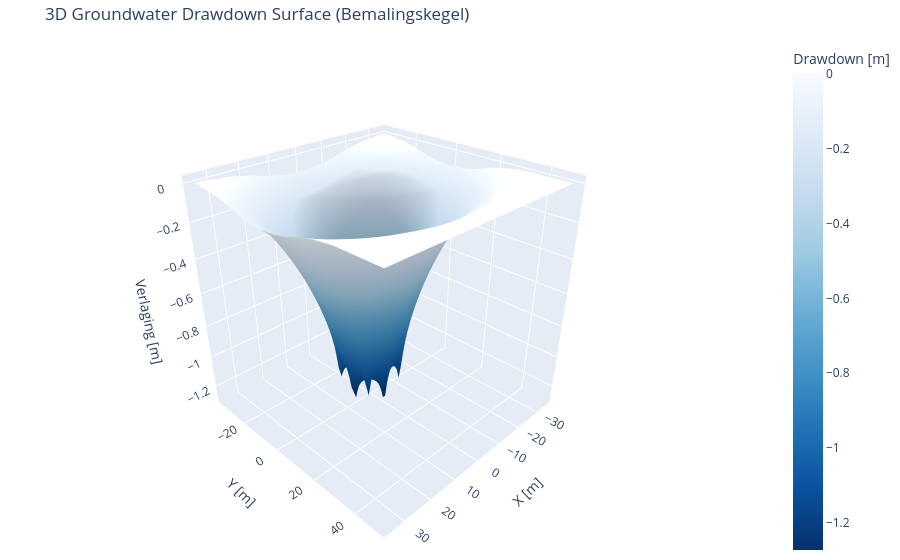

This figure's notebook cell:
### Code cell
# 3D Oppervlakte van de Grondwaterverlaging
fig_3d = plot_3d_drawdown(X_grid, Y_grid, S_grid, pit, b29)
fig_3d.show()

### Figure 1 — Plotly figure (JSON) as saved in the notebook; plotly's stock layout.template omitted (floating-point values rounded to 4 significant figures; data arrays with more than 128 entries replaced by an {"elided": "..."} marker saying what was removed)
{"data": [{"colorbar": {"title": {"text": "Drawdown [m]"}}, "colorscale": [[0.0, "rgb(247,251,255)"], [0.125, "rgb(222,235,247)"], [0.25, "rgb(198,219,239)"], [0.375, "rgb(158,202,225)"], [0.5, "rgb(107,174,214)"], [0.625, "rgb(66,146,198)"], [0.75, "rgb(33,113,181)"], [0.875, "rgb(8,81,156)"], [1.0, "rgb(8,48,107)"]], "name": "Verlaging (Drawdown)", "reversescale": true, "type": "surface", "x": {"elided": "85x70 float values"}, "y": {"elided": "85x70 float values"}, "z": {"elided": "85x70 float values"}}], "layout": {"margin": {"b": 0, "l": 0, "r": 0, "t": 40}, "scene": {"camera": {"eye": {"x": 1.5, "y": 1.5, "z": 1.2}}, "xaxis": {"title": {"text": "X [m]"}}, "yaxis": {"title": {"text": "Y [m]"}}, "zaxis": {"title": {"text": "Verlaging [m]"}}}, "title": {"text": "3D Groundwater Drawdown Surface (Bemalingskegel)"}}}
